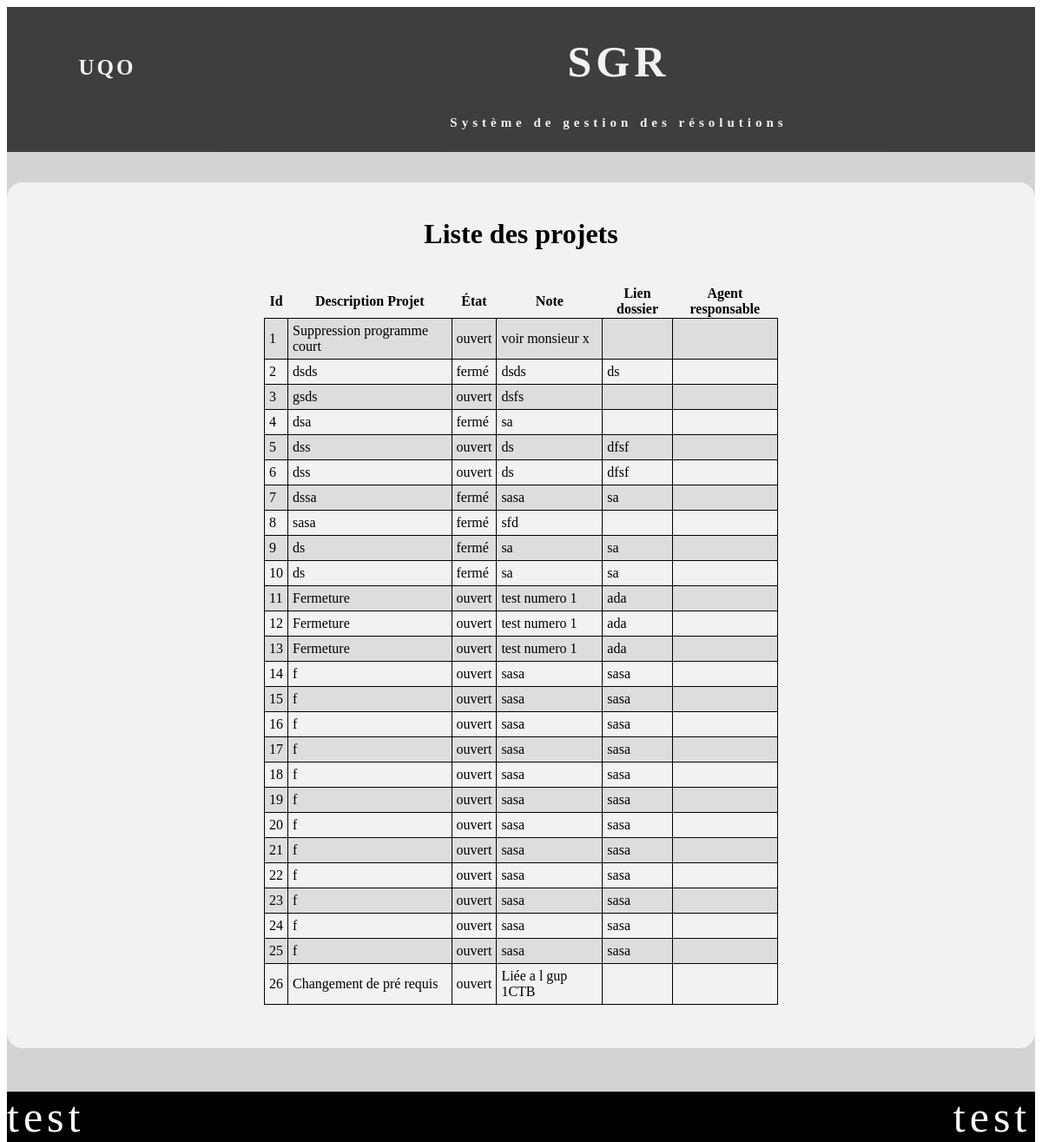
The app's page /popUp.php?action=voirAllProjet, older data.
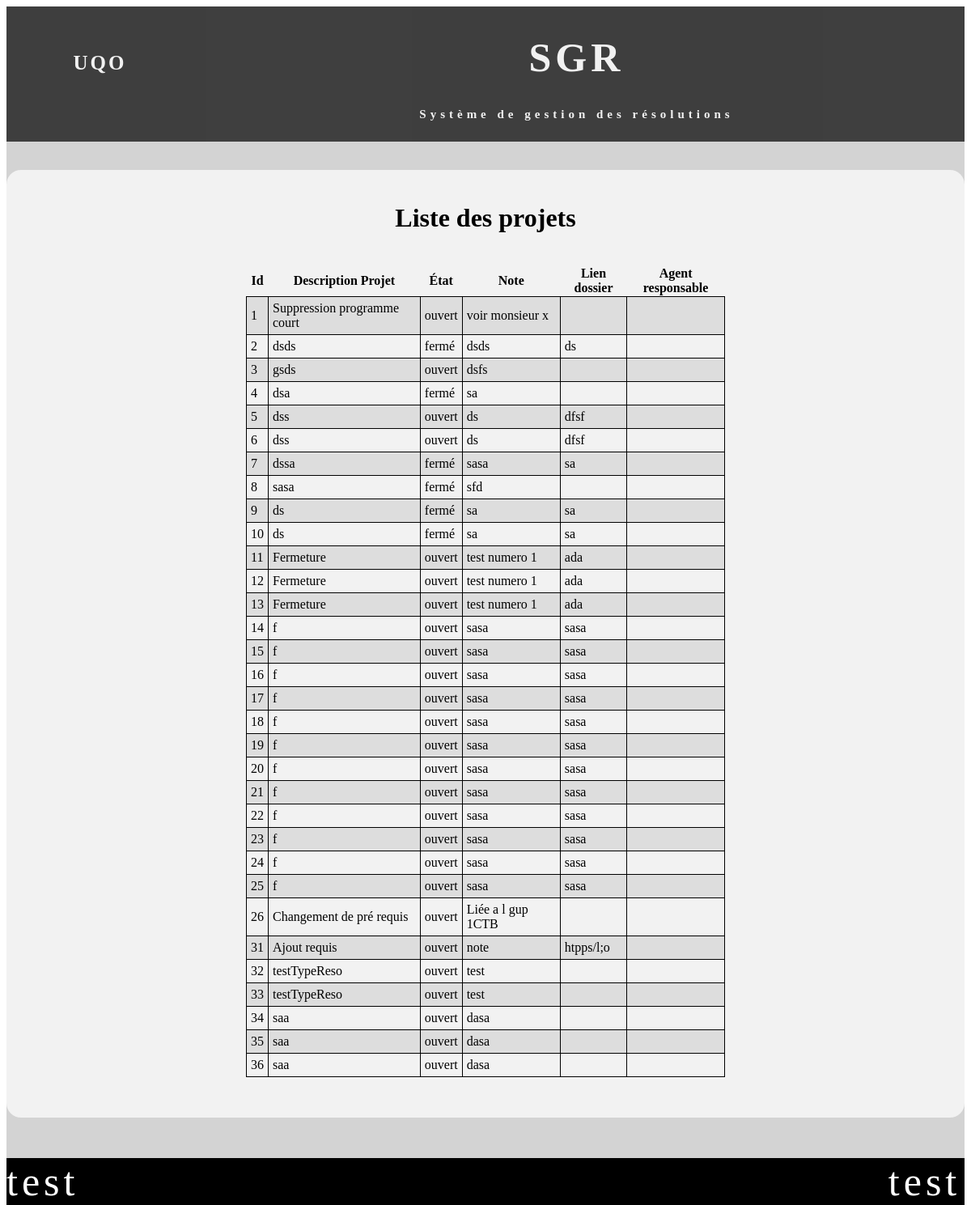
The same page, newer data.
### tables this page shows
CREATE TABLE IF NOT EXISTS `projet` (
  `NumProjet` int(11) NOT NULL AUTO_INCREMENT,
  `agent_id` varchar(50) DEFAULT NULL,
  `DescriptionProjet` varchar(1000) DEFAULT NULL,
  `EtatProjet` varchar(50) DEFAULT NULL,
  `Notes` varchar(2000) DEFAULT NULL,
  `LienDossier` varchar(2098) DEFAULT NULL,
  PRIMARY KEY (`NumProjet`),
  UNIQUE KEY `NumProjet` (`NumProjet`)
);

### controller/controlPublique.php (called while the page is built, shortened)
<?php
class controlPublique {
    private $vue;
    private $modelProjet;
    function __construct() {
        $this->vue = new VuePublique();
        $this->modelProjet = new Projet();
    }
    public function allProjet() {
        $allProjet = $this->modelProjet->allProjetTrie();
        $this->vue->afficherProjet($allProjet);
    }
}

### model/projet.php (called while the page is built, shortened)
<?php
class Projet {
    private $num;
    private $description;
    private $etat;
    private $note;
    private $lien;
    function creerProjet($no,$a, $d, $e, $n, $l) {
        $projet = new Projet();
        $projet->num = $no;
        $projet->agent=$a;
        $projet->description = $d;
        $projet->etat = $e;
        $projet->note = $n;
        $projet->lien = $l;
        return ($projet);
    }
    function allProjetTrie() {
        $bdd = new ConnexionBDD();
        $sql = "SELECT * FROM projet ORDER BY NumProjet ASC";
        $result = mysqli_query($bdd->getConnexionBDD(), $sql);
        $allProjet = array();
        while ($row = mysqli_fetch_array($result)) {
            $projet = $this->creerProjet($row["NumProjet"],$row["agent_id"] ,$row["DescriptionProjet"], $row["EtatProjet"], $row["Notes"], $row["LienDossier"]);
            array_push($allProjet, $projet);
        }
        return($allProjet);
    }
    function getNum() {
        return $this->num;
    }
    function getDescription() {
        return $this->description;
    }
    function getEtat() {
        return $this->etat;
    }
    function getNote() {
        return $this->note;
    }
    function getLien() {
        return $this->lien;
    }
}

### model/connexionBDD.php (called while the page is built, shortened)
<?php
class  ConnexionBDD
{
    private  $con;
    function __construct()
    {
        $this->con = mysqli_connect("localhost","root","","decanat");
        $this->con->set_charset('utf8');
    }
    public function getConnexionBDD() {
     return  $this->con;
   }
}
?>

### view/vuePublique.php (the view, shortened to what this page needs)
<?php
class VuePublique {
    public function afficherProjet($projet) {
        echo('<div id="divconsult">
        <h1>Liste des projets </h1><br>
            <center><table class="table3" >
        <tr>
            <th>Id</th>
            <th>Description Projet</th>
            <th>État</th>
            <th>Note</th>
            <th>Lien dossier</th>
            <th>Agent responsable</th>
        </tr>');
        foreach ($projet as $value) {
            echo('<tr><td>' . $value->getNum() . '</td>
                    <td>' . $value->getDescription() . '</td>
                    <td>' . $value->getEtat() . '</td>
                    <td>' . $value->getNote() . '</td>
                    <td>' . $value->getlien() . '</td>
                    <td>' . $value->getAgent() . '</td></tr>' );
        }
        echo('</table></center></div>');
    }
}

Row changes from the older to the newer data that the page shows:
added projet: NumProjet "31", DescriptionProjet "Ajout requis", EtatProjet "ouvert", Notes "note", LienDossier "htpps/l;o"
added projet: NumProjet "32", DescriptionProjet "testTypeReso", EtatProjet "ouvert", Notes "test"
added projet: NumProjet "33", DescriptionProjet "testTypeReso", EtatProjet "ouvert", Notes "test"
added projet: NumProjet "34", DescriptionProjet "saa", EtatProjet "ouvert", Notes "dasa"
added projet: NumProjet "35", DescriptionProjet "saa", EtatProjet "ouvert", Notes "dasa"
added projet: NumProjet "36", DescriptionProjet "saa", EtatProjet "ouvert", Notes "dasa"
